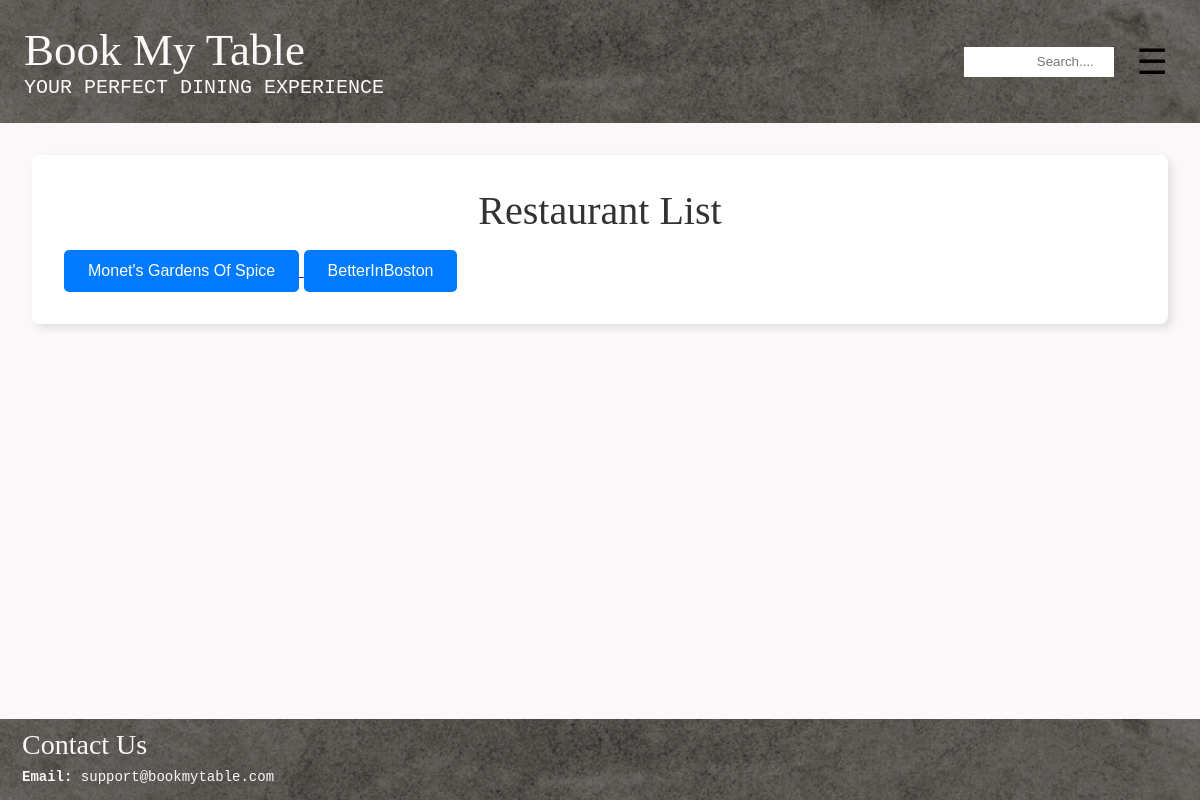
Page /restaurant/ on the earlier database version.
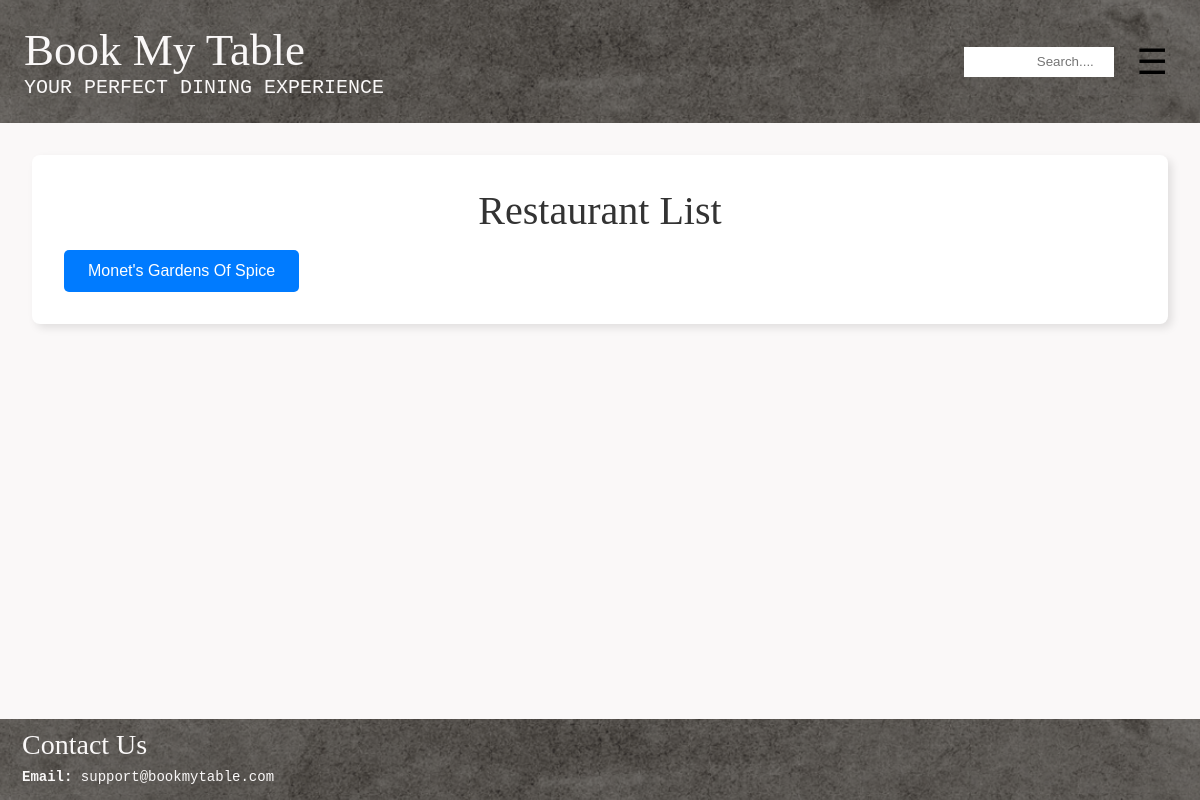
Same page on the later database version.
### restaurant/models.py (models this page shows, shortened)
class Restaurant(models.Model):
    R_ID = models.AutoField(primary_key=True)
    R_Name = models.CharField(max_length=100)
    owner = models.OneToOneField('users.Owner', on_delete=models.CASCADE, related_name='restaurant')
    R_EmailAddress = models.EmailField(unique=True)
    R_ContactNumber = models.CharField(unique = True, max_length=15)
    R_Address = models.TextField() # this will allow for multiple addresses too
    R_Description = models.TextField(blank=True, null=True) #can be left blank, will store NULL if no value exists
    R_CuisineTypes = models.CharField(max_length=100)
    R_ReservationCost = models.DecimalField(max_digits=10, decimal_places=2)
    R_OpenHours = models.CharField(max_length=100) # e.g "Mon-Fri: 9:00AM - 8PM"
    Rating = models.DecimalField(decimal_places=2, default=0.0, max_digits=100)
    NetRevenue = models.DecimalField(max_digits=15, decimal_places=2, default=0.0)

### restaurant/views.py (the view)
# urls.py: path('', views.restaurant_list, name = 'all_restaurant'),
def restaurant_list(request):
    user_id = request.GET.get('user_id')  # Capture the user_id from the query parameter
    restaurants = Restaurant.objects.all()
    return render(request, 'restaurant/all_restaurant.html', {
        'restaurant_list': restaurants,
        'user_id': user_id  # Pass user_id to the template
    })

### restaurant/templates/restaurant/all_restaurant.html (shortened to what this page needs)
{% extends "layout.html" %}
{% block content %}
<div class="container">
    <h2 class="card-heading text-center">Restaurant List</h2>
    {% for r in restaurant_list %}
            <a href="{% url 'restaurant_details' r.R_ID %}?user_id={{ user_id }}">
                <button type="button" class="button">
                    <div style="font-size: 1rem;">{{ r.R_Name }} </div>
                </button>
            </a>
    {% endfor %}
</div>
{% endblock %}

Differences in the rows shown:
removed Restaurant: R_Name "BetterInBoston"
